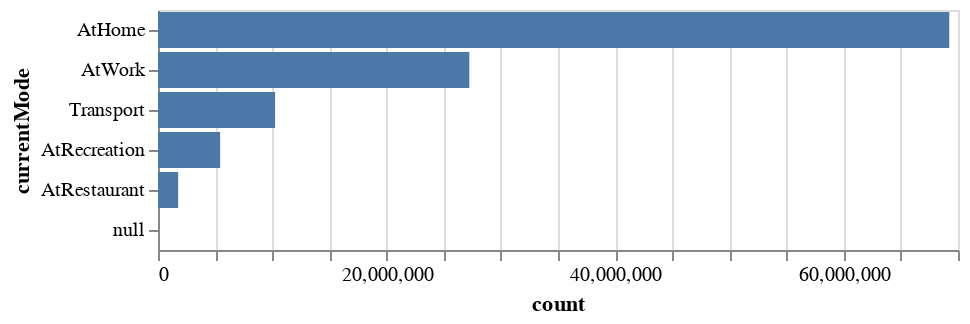

Notebook source saved alongside this figure:
### Code cell
alt.Chart(df).mark_bar().encode(
    #y='currentMode:N',
    y=alt.Y('currentMode:N', sort='-x'),
    x='count:Q'
)

### Figure 1 — Vega-Lite specification as saved in the notebook (floating-point values rounded to 4 significant figures)
{"config": {"view": {"continuousWidth": 400, "continuousHeight": 300}}, "data": {"name": "data-479079d0ae7a0dabb7ba61337de0dabf"}, "mark": "bar", "encoding": {"x": {"field": "count", "type": "quantitative"}, "y": {"field": "currentMode", "sort": "-x", "type": "nominal"}}, "$schema": "https://vega.github.io/schema/vega-lite/v4.17.0.json", "datasets": {"data-479079d0ae7a0dabb7ba61337de0dabf": [{"currentMode": "Transport", "count": 10246066}, {"currentMode": "AtRecreation", "count": 5436347}, {"currentMode": "AtHome", "count": 69236289}, {"currentMode": "AtRestaurant", "count": 1765430}, {"currentMode": "AtWork", "count": 27239602}, {"currentMode": null, "count": 1}]}}
